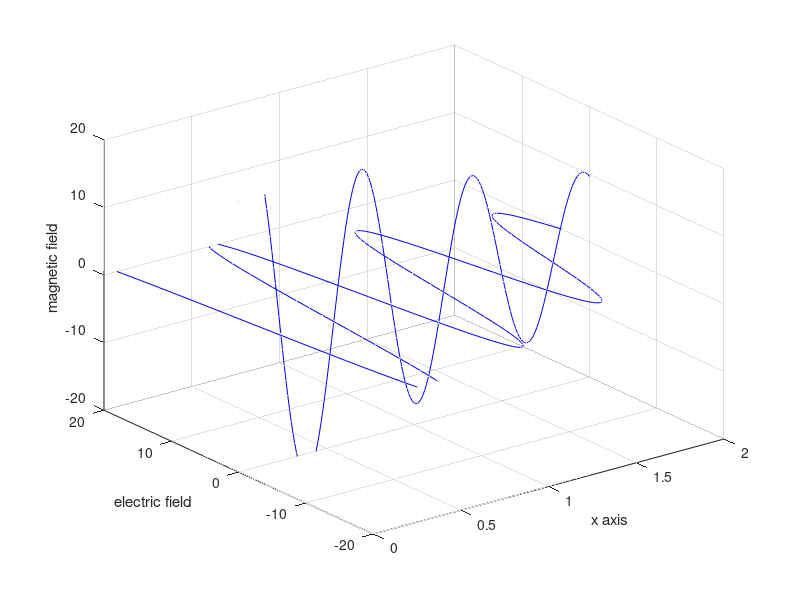

Source code (MATLAB):
clear;
clc
k=2*pi;% spatial propagation constant
w=10;% angular frequency
E=20*sqrt(2); % electric field amplitude
H=20*sqrt(2); % magnetic field amplitude
x=0:0.01:3; % space representative point
Z=zeros(size(x));
for i=1:501
t=i*0.01;
Ey=E*cos(w*x).*exp(-0.5*x);
Hz=H*cos(w*x-pi/4).*exp(-0.5*x);
end
figure(1)
plot3(x,Ey,Z,'b');
hold on;
plot3(x,Z,Hz,'b');
grid on;
axis([0,2,-20,20,-20,20])
xlabel('x axis'); ylabel('electric field'); zlabel('magnetic field');
set(gcf,'color','w')
hold off
